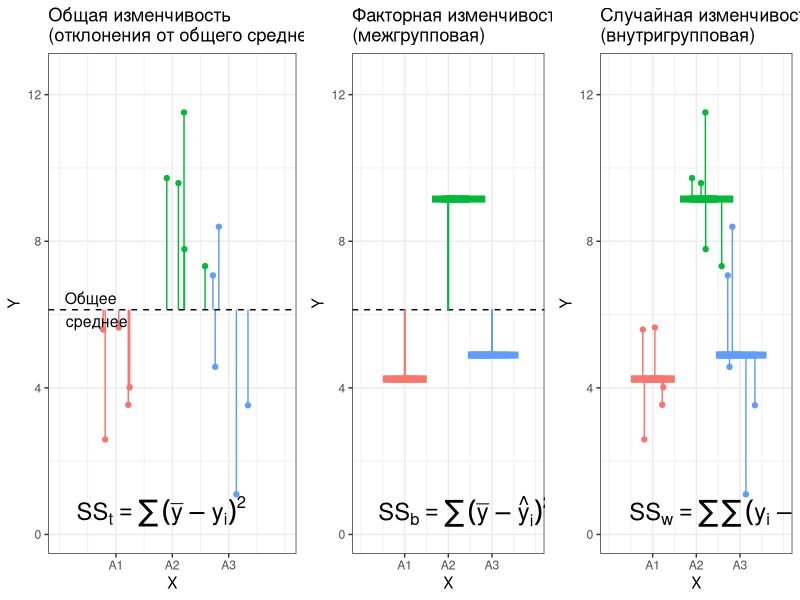
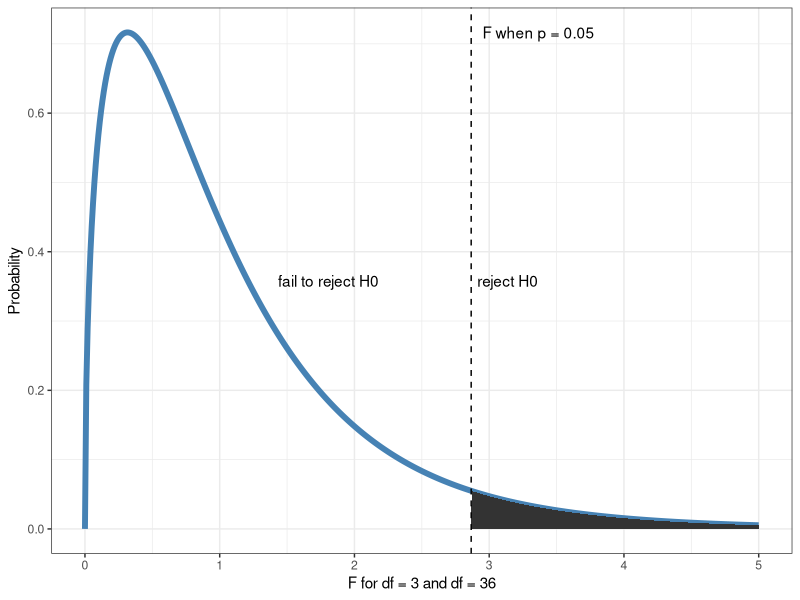
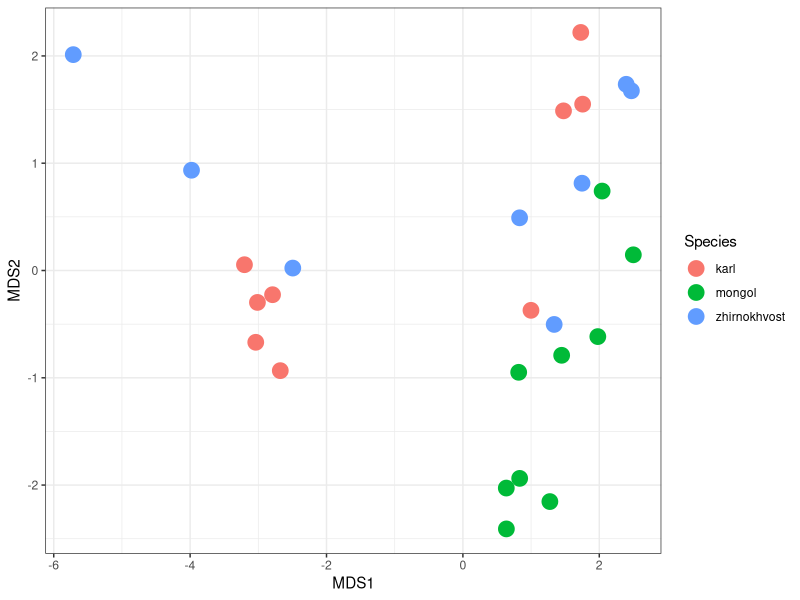
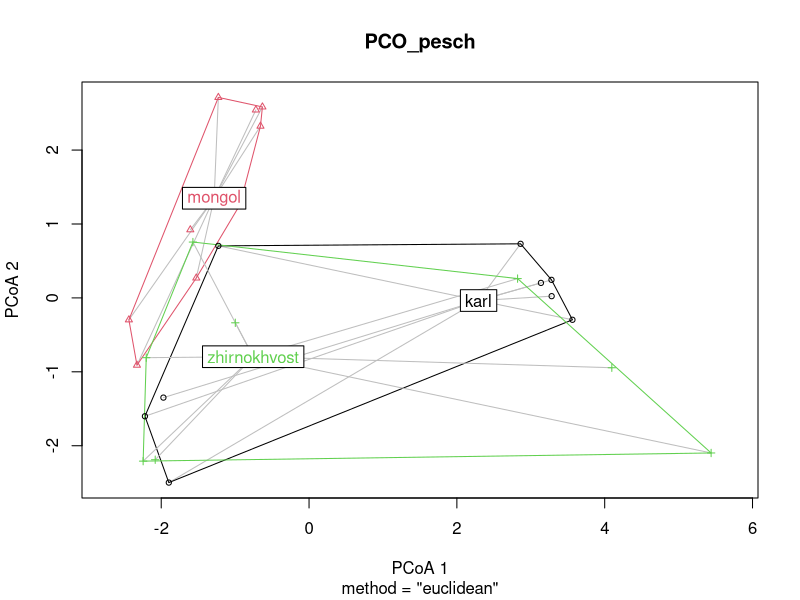
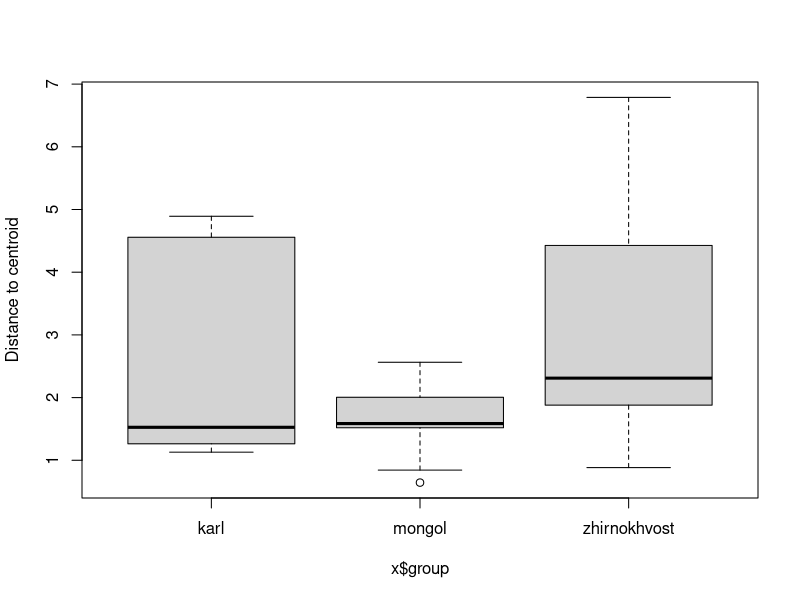
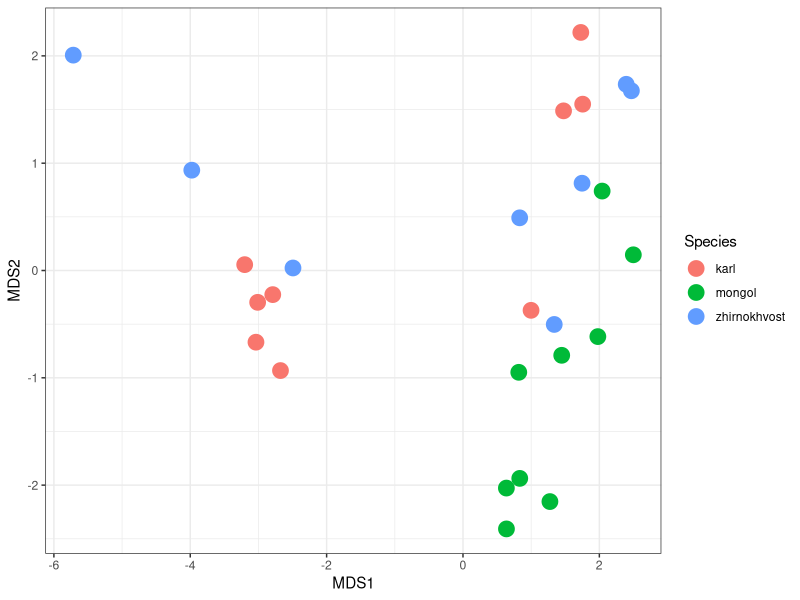

Write the R code that produced these figures, in order.
## ---- chunk 1
# output options
options(width = 70, scipen = 6, digits = 3)
library(knitr)
# chunk default options
opts_chunk$set(fig.align='center', tidy = FALSE, fig.width = 7, fig.height = 3, warning = FALSE)
## ---- chunk 2
x <- 2:5
ncomb <- choose(x, 2)
FWER <- 0.05 * ncomb
df <- data.frame(x, ncomb, FWER)
colnames(df) <- c("Число средних", "Число сравнений", "&alpha;<sub>familywise</sub>")
library(knitr)
kable(df)
## ---- chunk 3
x <- 2:6
ncomb <- choose(x, 2)
APC <- 0.05 / ncomb
df1 <- data.frame(x, ncomb, APC)
colnames(df1) <- c("Число средних", "Число сравнений", "&alpha;<sub>per comparison</sub>")
library(knitr)
kable(df1)
## ---- chunk 4
n <- 5
alph <- 0.05
dat <- data.frame(
  rank = 1:5, 
  p_val = c(0.001, 0.01, 0.035, 0.04, 0.046))

dat$adj <- n - dat$rank + 1
dat$p_adj <- pmin(dat$adj * dat$p_val, 1)
dat$h0 <- ifelse(dat$p_adj <= alph, "Да", "Нет")
frst_neg <- match("Нет", dat$h0)
dat$h0[frst_neg] <- "Нет, и дальше везде сохраняем $H_0$"
dat$h0[(frst_neg + 1):nrow(dat)] <- ""
colnames(dat) <- c("Ранг ($j$)", "$\\mathbf{p_{j}}$", "$Поправка$",  "$\\mathbf{\\hat{p_{j}}}$", "Отвергаем $H_0$?")

library(knitr)
kable(dat, format = "markdown")
## ---- chunk 5
library(ggplot2)
theme_set(theme_bw())
library(plyr)
library(gridExtra)
set.seed(3451)
df_anova <- data.frame(X = factor(unlist(lapply(c("A1", "A2", "A3"), rep, times = 5))),
  Y = unlist(lapply(c(3, 8, 5), function(x)rnorm(5, mean = x, sd = 2))))
df_anova$JitterX <- ave(as.numeric(df_anova$X), df_anova$X, FUN = function(x) x + rnorm(length(x), sd = 0.5))
df_anova <- ddply(df_anova, .(X), transform, MeanY = mean(Y))

lims <- range(df_anova$Y) + c(-1, 1)
yannot <- lims[1] + 0.5
gmean <- mean(df_anova$Y, na.rm = TRUE)

gg_anova <- ggplot(df_anova, aes(x = JitterX, y = Y)) + aes(colour = X) + xlab("X") + scale_x_continuous("X", breaks = 1:3, labels = levels(df_anova$X), limits = c(0, 4)) + theme(legend.position = "none") + ylim(lims[1], lims[2])

# Общая изменчивость (отклонения от общего среднего)
gg_anova_total <- gg_anova + 
  geom_point() +
  geom_segment(aes(xend = JitterX, yend = gmean)) +
  geom_hline(yintercept = gmean, linetype = "dashed") + 
  ggtitle("Общая изменчивость\n(отклонения от общего среднего)") +
  annotate("text", label = "Общее\nсреднее", 
           x = 0,  y = gmean, hjust = -0.1, size = 4) + 
  annotate("text", label = "SS[t] == sum((bar(y) - y[i]))^2", parse = TRUE, x = 0,  y = yannot, hjust = -0.1, size = 6) 

# Межгрупповая изменчивость (связанная с фактором)
gg_anova_factor <- gg_anova + 
  geom_hline(yintercept = gmean, linetype = "dashed") + 
  geom_text(size = 25,  stat="summary", fun.y = "mean", aes(y = MeanY, label = "-"), vjust = 0.4) + 
  geom_segment(aes(x = as.numeric(X), y = MeanY, xend = as.numeric(X), yend = gmean)) +
  ggtitle("Факторная изменчивость\n(межгрупповая)")+
    annotate("text", label = "SS[b] == sum((bar(y) - hat(y)[i]))^2", parse = TRUE, x = 0,  y = yannot, hjust = -0.1, size = 6)

# Внутригрупповая изменчивость (случайная)
gg_anova_error <- gg_anova + 
  geom_point() +
  geom_text(size = 25,  stat="summary", fun.y = "mean", aes(y = MeanY, label = "-"), vjust = 0.4) + 
  geom_segment(aes(xend = JitterX, yend = MeanY)) +
  ggtitle("Случайная изменчивость\n(внутригрупповая)")+
    annotate("text", label = "SS[w] == sum(sum((y [i] - hat(y)[i])))^2", parse = TRUE, x = 0,  y = yannot, hjust = -0.1, size = 6)

grid.arrange(gg_anova_total, gg_anova_factor, gg_anova_error, ncol = 3, widths = c(0.38, 0.31, 0.31))
## ---- chunk 6
library(ggplot2)
theme_set(theme_bw())
df_f <- data.frame(x = seq(0, 5, 0.01), y = df(seq(0, 5, 0.01), 3, 36))
F_crit <- qf(p = 0.95, df1 = 3, df2 = 36)
shade <- rbind(c(F_crit, 0), subset(df_f, x > F_crit), c(df_f[nrow(df_f), "x"], 0))

ggplot(data = df_f, aes (x = x, y = y)) + geom_line(size = 2, color = "steelblue") + xlab("F for df = 3 and df = 36") + ylab ("Probability") + geom_polygon(data = shade, aes(x, y)) + geom_vline(aes(xintercept = F_crit), linetype = "dashed") + annotate(geom = "text", x = F_crit, y = max(df_f$y), label = "F when p = 0.05", hjust = -0.1) + annotate(geom = "text", x = F_crit, y = max(df_f$y)/2, label = "reject H0", hjust = -0.1) + annotate(geom = "text", x = F_crit/2, y = max(df_f$y)/2, label = "fail to reject H0", hjust = 0)
## ---- chunk 7
pesch <- read.csv("data/pesch.csv", header = TRUE, sep = ";")
head(pesch)
## ---- chunk 8
options(digits = 4)
log_pesch <- pesch
log_pesch[, 3:ncol(pesch)] <- log(pesch[, 3:ncol(pesch)] +1)
head(log_pesch)
## ---- chunk 9
library(ggplot2)
library(vegan)
theme_set(theme_bw())
mds_pesch <- metaMDS(log_pesch[, 3:ncol(pesch)], distance = "euclidian", trace = 0)
mds_pesch <- as.data.frame(mds_pesch$points)
mds_pesch$Species <- pesch$Species
ggplot(mds_pesch, aes(x = MDS1, y = MDS2, colour = Species)) + geom_point(size = 5)
## ---- chunk 10

## ---- chunk 11
library(vegan)
permanova_pesch <- adonis(log_pesch[3:9] ~ log_pesch$Species, method = "euclidean")
permanova_pesch
## ---- chunk 12
permanova_pesch
pvalue <- permanova_pesch$aov.tab$`Pr(>F)`[1]
## ---- chunk 13
dist_pesch <- vegdist(log_pesch[,3:ncol(pesch)], method  = "euclidian")
PCO_pesch <- betadisper(dist_pesch, log_pesch$Species)
## ---- chunk 14
plot(PCO_pesch)
## ---- chunk 15
anova(PCO_pesch)
## ---- chunk 16
boxplot(PCO_pesch)
## ---- chunk 17
library(ggplot2)
#dist_pesch <- vegdist(log_pesch[,3:ncol(pesch)], method = "euclidian")
mds_pesch <- metaMDS(log_pesch[,3:ncol(pesch)], distance = "euclidian", trace = FALSE)
mds_pesch <- as.data.frame(mds_pesch$points)
mds_pesch$Species <- pesch$Species
pl_pesch <- ggplot(mds_pesch, aes(x = MDS1, y = MDS2, colour = Species))
pl_pesch + geom_point(size = 5)
## ---- chunk 18
pairwise_permanova <- function(dat, group, strata = NULL, ...){
  pair <- combn(unique(as.character(group)), 2)
  ncomb <- ncol(pair)
  res <- rep(NA, ncomb)
  for (i in 1:ncomb) {
    filter <- group %in% pair[, i]
    if(is.null(strata)){
      posthoc <- adonis(dat[filter, ] ~ group[filter], ...)$aov.tab$Pr[1]
    } else {
      posthoc <- adonis(dat[filter, ] ~ group[filter], 
                        strata = strata[filter], ...)$aov.tab$Pr[1]
    }
    res[i] <- posthoc
    names(res)[i] <- paste(pair[, i], collapse = " vs. ")
  }
  return(res)
}
## ---- chunk 19
p_vals <- pairwise_permanova(
  dat = log_pesch[, -c(1:2)], group = log_pesch$Species, 
  method = "euclidean", permutations=9999)
p_vals
## ---- chunk 20
p.adjust(p_vals, method = "bonferroni")
## ---- chunk 21
p.adjust(p_vals, method = "holm")
## ---- chunk 22
log_pesch2 <- log_pesch[log_pesch$Species != "zhirnokhvost", ]
## ---- chunk 23
twofact_pesch <- adonis(log_pesch2[,3:ncol(pesch)] ~ Gender * Species,
                        data = log_pesch2, method = "euclidian")
twofact_pesch
## ---- chunk 24
nested_pesch <- adonis(log_pesch2[, 3:ncol(pesch)] ~ Gender, 
                       data = log_pesch2, strata = log_pesch2$Species, 
                       method = "euclidian")
nested_pesch
## ---- chunk 25
com <- read.csv("data/simulated_data.csv", sep = ',', header = T)

# Ошибочный дизай
com_permanova <- adonis(com[,1:2] ~ com$NO3)

# Правильный дизайн
com_permanova2 <- adonis(com[,1:2] ~ com$NO3, strata = com$field)
